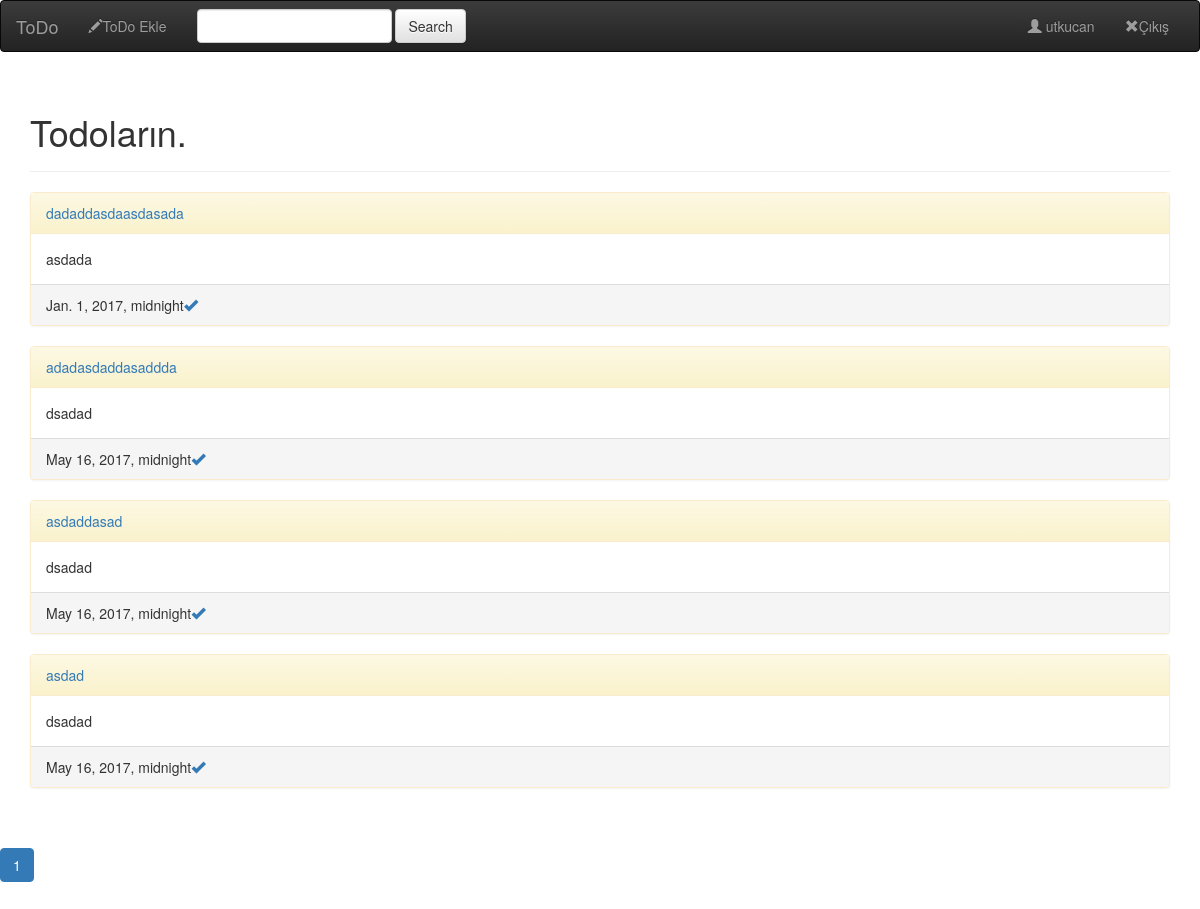
Before: / (signed in) with the older database file.
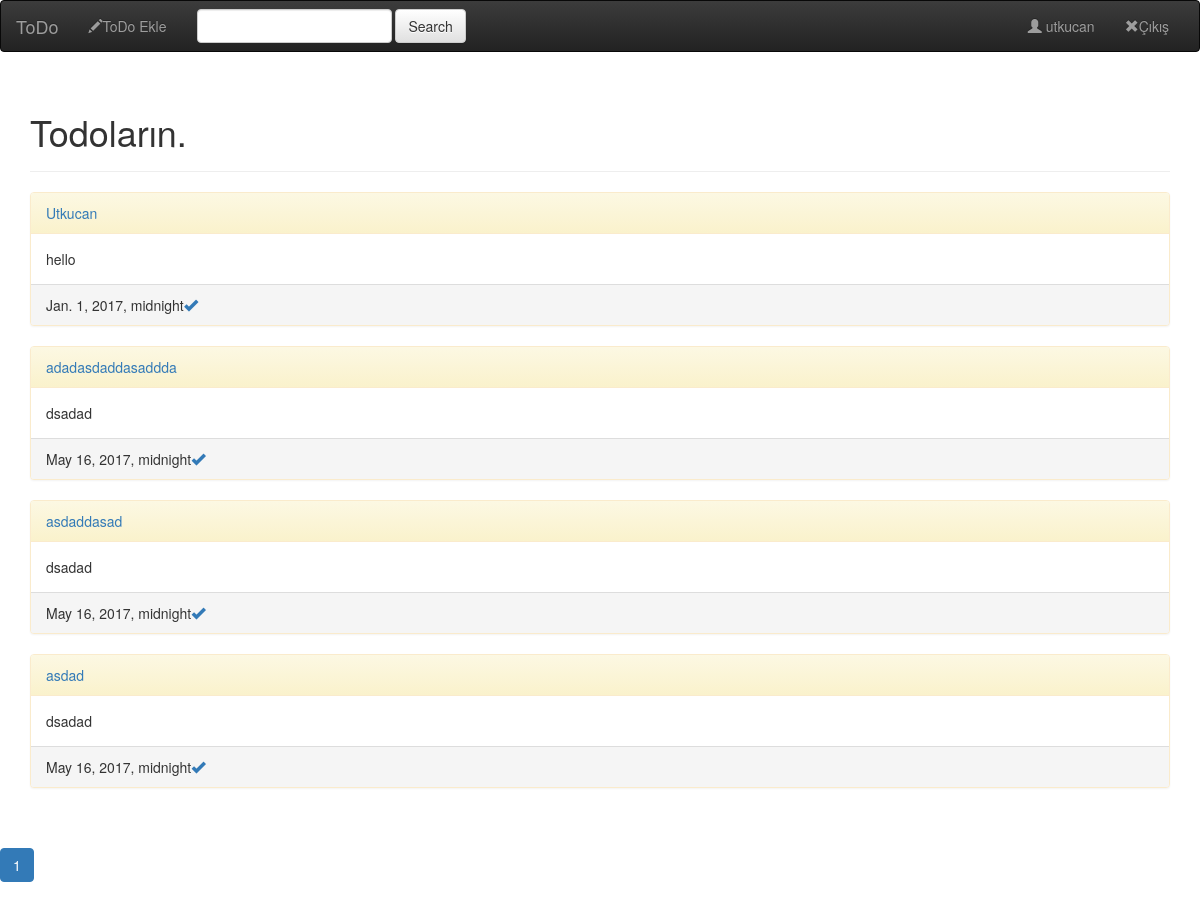
After: the same page with the newer database file.
### todo/models.py (models this page shows, shortened)
class ToDo(models.Model):
    title = models.CharField(max_length=140, unique=True)
    content = models.TextField(max_length=250)
    createdate = models.DateTimeField(auto_now_add=True)
    tododate = models.DateTimeField()
    user = models.ForeignKey("auth.User")
    done = models.BooleanField(default=False)
    publish = models.BooleanField(default=True)
    class Meta:
        ordering = ["-createdate"]

### todo/views.py (the view)
# urls.py: url(r"^$", views.IndexView, name="index"),
def IndexView(request):
    if request.user.is_authenticated():
        user = request.user
    else:
        return redirect('accounts:login')
    all_todo = ToDo.objects.filter(Q(user__username=user.username),Q(publish=True))
    paginator = Paginator(all_todo, 4)
    page = request.GET.get('page')
    try:
        pg = paginator.page(page)
    except PageNotAnInteger:
        pg = paginator.page(1)
    except EmptyPage:
        pg = paginator.page(paginator.num_pages)
    return render(request, "index.html", {"all_todo":all_todo, "user":user, "posts":pg})

### templates/index.html (shortened to what this page needs)
{% extends 'base.html' %}
{%block body %}
<div class="container">
    <div class="page-header">
        <h1>Todoların.</h1>
    </div>
{% for todo in all_todo %}
<div class="panel panel-warning">
    <div class="panel-heading"><a href="{% url 'todo:detail' todo.id %}">{{todo.title}}</a></div>
  <div class="panel-body">
                               {% autoescape on %}
    {{todo.content | safe}}
                              {% endautoescape %}  </div>
<div class="panel-footer">{{todo.tododate}}<a href="{% url 'todo:done' todo.id %}"><span class="glyphicon glyphicon-ok"></span></a>
</div>
</div>
{% endfor %}
</div>
{% if posts %}
<div class="contai+ner">
    <div class="pagination">
      <ul class="pagination">
          {% for pg in posts.paginator.page_range %}
              {% if posts.number == pg %}
                  <li class="active"><a href="?page={{ pg }}">{{ pg }}</a></li>
              {% else %}
                  <li><a href="?page={{ pg }}">{{ pg }}</a></li>
              {% endif %}
          {% endfor %}
      </ul>
    </div>
</div>
{% endif %}
{% endblock %}

Changed rows visible on the page:
no longer on this page (row edited): ToDo: title "dadaddasdaasdasada", content "asdada", tododate "Jan. 1, 2017, midnight"
added ToDo: title "Utkucan", content "hello", tododate "Jan. 1, 2017, midnight"
